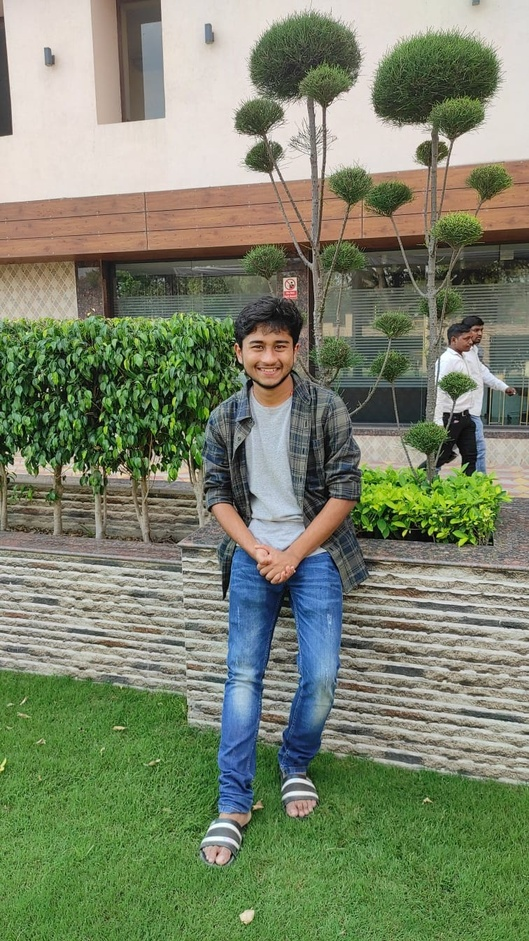
#> input picture DIP/profile pic.jpg, 529 x 941 px, shrunk from 756 x 1344 before the run, found by its file name
$ python histogram_equalization.py
#> lines starting #> are read from the running program, lines starting #| are printed output that depends on the picture
import cv2
import numpy as np
import matplotlib.pyplot as plt
import os

# Define paths
image_path = r'c:\Users\pathi\OneDrive\Desktop\DIP\profile pic.jpg'
output_dir = r'c:\Users\pathi\OneDrive\Desktop\DIP\histogram_assignment'
output_file = os.path.join(output_dir, 'histogram_equalization_output.png')

# Load image
img = cv2.imread(image_path, 0)
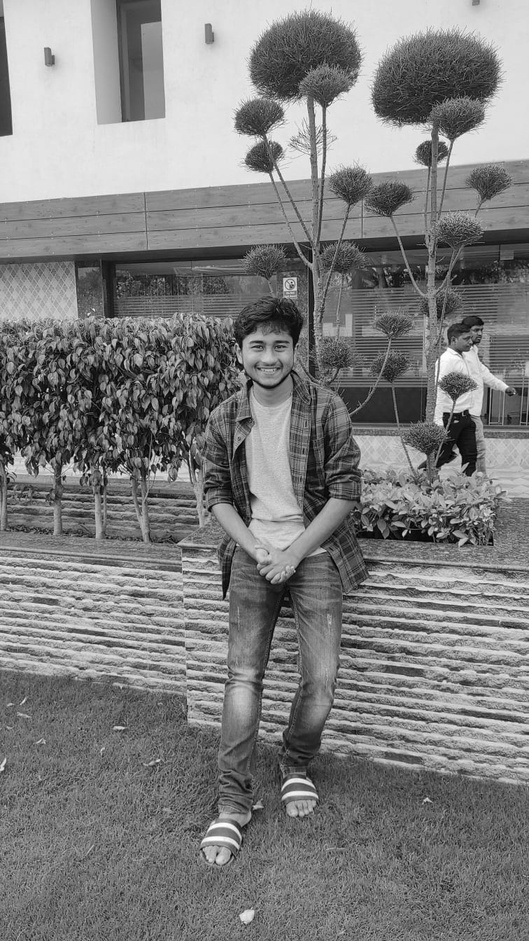
#> img: shape (941, 529); min 0, max 255, mean 126.8
if img is None:
    print(f"Error: Could not load image from {image_path}")
    exit()

# Custom Implementation of Histogram Equalization
# 1. Calculate Histogram
hist, bins = np.histogram(img.flatten(), 256, [0, 256])
#> hist = 256 values, max 6833 at index 226, min 10 at index 254, mean 1944.5; bins = 257 values from 0 to 256

# 2. Probability Distribution Function (PDF)
cdf = hist.cumsum()
#> cdf = 256 values from 21 to 497789
cdf_normalized = cdf * float(hist.max()) / cdf.max() # Normalized for plotting
#> cdf_normalized = 256 values from 0.288 to 6833

# 3. CDF Mask
cdf_m = np.ma.masked_equal(cdf, 0)

# 4. Equalization Formula
# s = (CDF(r) - CDF_min) / ((TotalPixels - CDF_min) * (L-1))
# Simple version: s = CDF(r) scaled to 255
cdf_m = (cdf_m - cdf_m.min()) * 255 / (cdf_m.max() - cdf_m.min())
cdf_final = np.ma.filled(cdf_m, 0).astype('uint8')
#> cdf_final = 256 values from 0 to 255

# 5. Map original values to new values
img_eq = cdf_final[img]
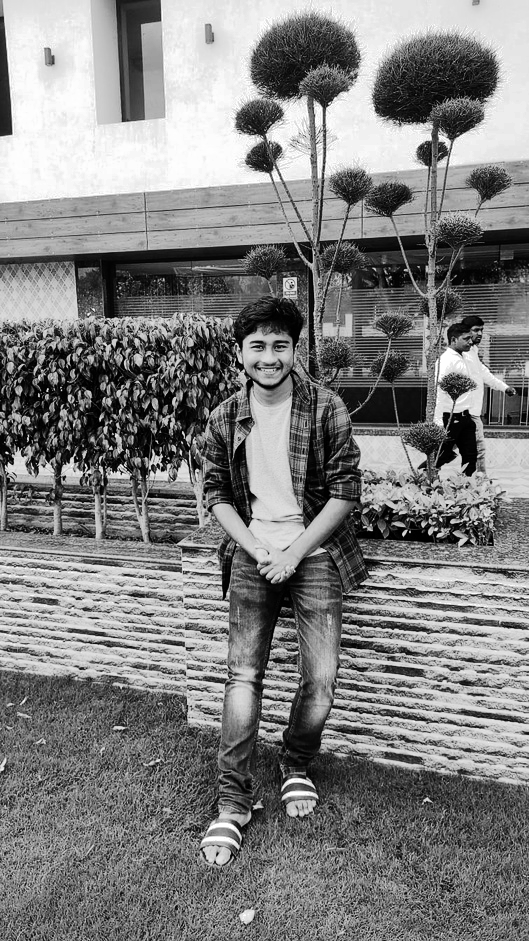
#> img_eq: shape (941, 529); min 0, max 255, mean 127.8

# OpenCV implementation for verification (and robustness)
# img_eq_cv2 = cv2.equalizeHist(img)

# Histograms
hist_original = cv2.calcHist([img], [0], None, [256], [0, 256])
#> hist_original has the same summary as hist
hist_eq = cv2.calcHist([img_eq], [0], None, [256], [0, 256])
#> hist_eq = 256 values, max 6833 at index 247, min 0 at index 35, mean 1944.5

# Visualization
plt.figure(figsize=(12, 12))

# Original
plt.subplot(3, 2, 1)
plt.title("Original Image")
plt.imshow(img, cmap='gray')
plt.axis('off')

plt.subplot(3, 2, 2)
plt.title("Original Histogram & CDF")
plt.plot(hist_original, color='blue', label='Histogram')
# Scale CDF to fit plot for visualization
plt.plot(cdf_normalized, color = 'b', linestyle='--', label='CDF')
plt.legend(loc = 'upper left')
plt.xlim([0, 256])

# Equalized
plt.subplot(3, 2, 3)
plt.title("Equalized Image (Custom Impl)")
plt.imshow(img_eq, cmap='gray')
plt.axis('off')

plt.subplot(3, 2, 4)
plt.title("Equalized Histogram")
plt.plot(hist_eq, color='green')
plt.xlim([0, 256])

# CDF Comparison plot
plt.subplot(3, 2, 5)
plt.title("Transformation Function (CDF)")
plt.plot(cdf_final, color='black')
plt.xlabel("Input Pixel Value (r)")
plt.ylabel("Output Pixel Value (s)")
plt.grid(True)

plt.tight_layout()
plt.savefig(output_file)
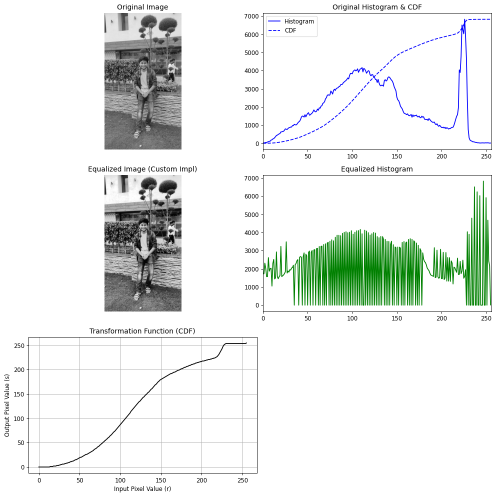
#> figure drawn by matplotlib, 5 panels; panel 2: curve peaks at x = 226, y = 6833; panel 2: curve peaks at x = 255, y = 6833; panel 4: curve peaks at x = 247, y = 6833; panel 5: curve peaks at x = 255, y = 255
print(f"Histogram equalization result saved to {output_file}")
# plt.show()
